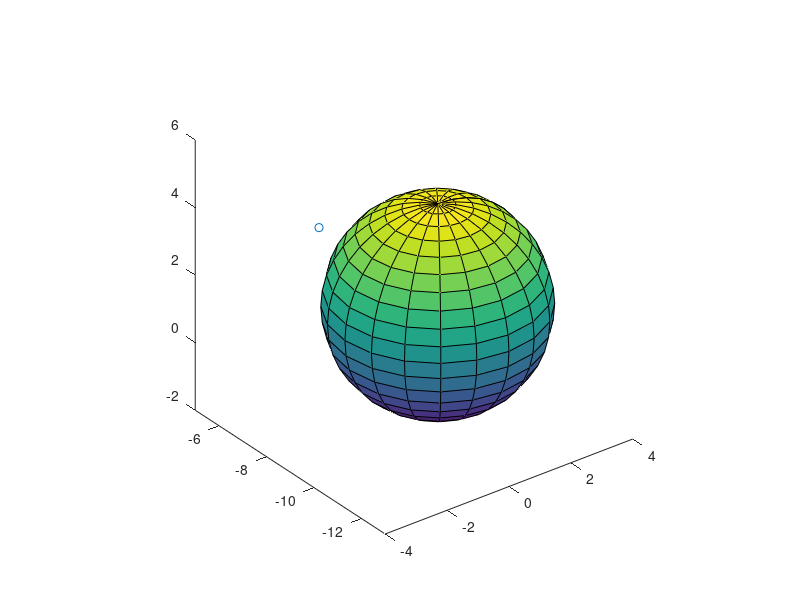

Recreate this plot in MATLAB. (Note: this script raises an error after producing the figure.)
clc; clear all; close all

% teample

% 초기값
theta_1 = deg2rad(-90); theta_2 = 0; theta_3 = deg2rad(-90);
d_1 = 5; d_2 =0; d_3=0;
alpha_1 = deg2rad(90); alpha_2 = 0; alpha_3 = 0;
a_1 = 0; a_2 = 5; a_3 = 3;
th12 = theta_1+theta_2; th23 = theta_2+theta_3; th13 = theta_1+theta_2+theta_3;

dt=0.1;
t = [0+dt:dt:3];
L = length(t);
drawPoint3d(0,-5,2)
hold on;
% dotpx = 20; dotpy = 20; dotpz = 20;
% th = Dhs(1);
% d = Dhs(2);
% alp = Dhs(3);
% a = Dhs(4);

[X,Y,Z] = sphere;
axis equal
r = 3;
X2 = X * r;
Y2 = Y * r;
Z2 = Z * r;
surf(X2,Y2-10,Z2+2)
hold on
dy=33/103;
% dy = 33/103
% dz = 0.1;
YY = [-15+dy:dy:-5];
Lz = length(YY);
syms y
z = -8/5*y-6;
zz = 8/5*y+26;
z0 = double(subs(z,y,-5));
z1 = double(subs(zz,y,-10));

zp = zeros(1,(Lz-1)/2); % 저장용도
for i=1:(Lz-1)/2
    z0(i)= zp(i) + double(subs(z,y,-5-dy*i));
    z1(i)= zp(i) + double(subs(zz,y, -10-dy*i));
end

% dz/dt, dy/dt

for i=2:(Lz-1)/2
    dzt1(i) = (z0(i)-z0(i-1))/dt;
    dzt2(i) = (z1(i)-z1(i-1))/dt;
end

dotpz = zeros(1,Lz-1);
dotpz(1:(Lz-1)/2) = dzt1;
dotpz((Lz-1)/2+1:Lz-1) = dzt2;

for i=2:Lz-1
    dotpy(i) = (YY(i)-YY(i-1))/dt;
end

dotpx = zeros(1,Lz-1);

%%
for i=2:L
    J = [-sin(theta_1(i-1))*(a_2*cos(theta_2(i-1))+a_3*cos(th23(i-1))), -cos(theta_1(i-1))*(a_2*sin(theta_2(i-1))+a_3*sin(th23(i-1))), -a_3*cos(theta_1(i-1))*sin(th23(i-1));
        cos(theta_1(i-1))*(a_2*cos(theta_2(i-1))+a_3*cos(th23(i-1))), -sin(theta_1(i-1))*(a_2*sin(theta_2(i-1))+a_3*sin(th23(i-1))), -a_3*sin(theta_1(i-1))*sin(th23(i-1));
        0                                  , a_2*cos(theta_2(i-1))+a_3*cos(th23(i-1))            , a_3*cos(th23(i-1))];
    dth(i,:) = inv(J)*[dotpx(i); dotpy(i); dotpz(i)];
    dth1(i,1) = dth(i,1);
    dth2(i,1) = dth(i,2);
    dth3(i,1) = dth(i,3);
    theta_1(i) = theta_1(i-1)+dth1(i,1)*dt;
    theta_2(i) = theta_2(i-1)+dth2(i,1)*dt;
    theta_3(i) = theta_3(i-1)+dth3(i,1)*dt;
    theta(i,:) = [theta_1(i), theta_2(i), theta_3(i)];
    th23(i) = theta_2(i)+theta_3(i);
    Dhs=[theta_1(i), d_1, alpha_1, a_1;
        theta_2(i), d_2, alpha_2, a_2;
        theta_3(i), d_3, alpha_3, a_3];

    [Tc,Tl] = genTm(Dhs);
    drawCord(Tc);
    drawLink(Tc);
%     axis equal;

    axis ([-7 7 -7 7]);
    pause(0.5);
    
end


% Dhs=[deg2rad(th1), d1, deg2rad(alp1), a1;
%     deg2rad(th2), d2, deg2rad(alp2), a2;
%     deg2rad(th3), d3, deg2rad(alp3), a3];
%
% [Tc,Tl] = genTm(Dhs);
% drawCord(Tc);
% drawLink(Tc,Dhs);
% axis equal;
% axis ([-7 7 -7 7]);

% T1 = DH(Dhs(1,:));
% T2 = DH(Dhs(2,:));
% T3 = DH(Dhs(3,:));
% px1 = DH(Dhs(1,1));
% py1 = DH(Dhs(1,2));
% pz1 = DH(Dhs(1,3));
% p1 = [px1 py1 pz1];
% px2 = DH(Dhs(2,1));
% py2 = DH(Dhs(2,2));
% pz2 = DH(Dhs(2,3));
% p2 = [px2 py2 pz2];
%
% px3 = DH(Dhs(3,1));
% py3 = DH(Dhs(3,2));
% pz3 = DH(Dhs(3,3));
% p3 = [px3 py3 pz3];
%
% Px1 = d1*(cos(th1))+a2*(cos(th12));
% Py1 = d1*(sin(th1))+a2*(sin(th12));
%
% Px2 = d1*(cos(th1))+a2*(cos(th12))+a3*(cos(th13));
% Py2 = d1*(sin(th1))+a2*(sin(th12))+a3*(sin(th13));
% Pz2 =

% J = [-sin(th1)*(a2*cos(th2)+a3*cos(th23)), -cos(th1)*(a2*sin(th2)+a3*sin(th23)), -a3*cos(th1)*sin(th23);
%       cos(th1)*(a2*cos(th2)+a3*cos(th23)), -sin(th1)*(a2*sin(th2)+a3*sin(th23)), -a3*sin(th1)*sin(th23);
%       0                                  , a2*cos(th2)+a3*cos(th23)            , a3*cos(th23)];